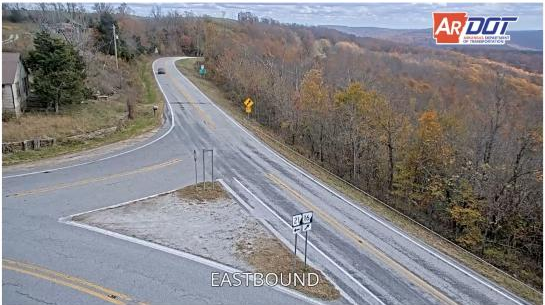
#> input picture data/frames/ardot/ardot_9004_crop.png, 545 x 305 px
$ python demo_arkansas.py
#> lines starting #> are read from the running program, lines starting #| are printed output that depends on the picture
#> further down, rgb8 is the input picture: shape (305, 545, 3); mean R, G, B 132.1, 129.8, 131.5
### pluma/haze/fit.py
"""Koschmieder haze fit (plan sections 3 and 5).

All image values are linear-light luminance in 0..1.
Distances are metres; beta is returned per metre (multiply by 1e6 for Mm^-1).
"""
from __future__ import annotations

from dataclasses import dataclass

import numpy as np
from scipy.stats import theilslopes, linregress


def srgb_to_linear(x: np.ndarray) -> np.ndarray:
    """x in 0..1 -> linear light."""
    return np.where(x <= 0.04045, x / 12.92, ((x + 0.055) / 1.055) ** 2.4)
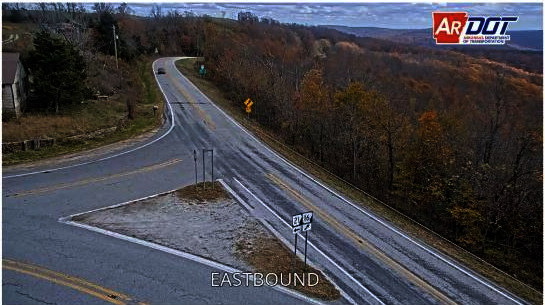
#> returned value: shape (305, 545, 3) float64; mean of channels 0, 1, 2 0.262, 0.259, 0.285; drawn as R, G, B


def luminance(rgb_lin: np.ndarray) -> np.ndarray:
    """Rec.709 luminance from linear RGB [H,W,3]."""
    return rgb_lin @ np.array([0.2126, 0.7152, 0.0722])
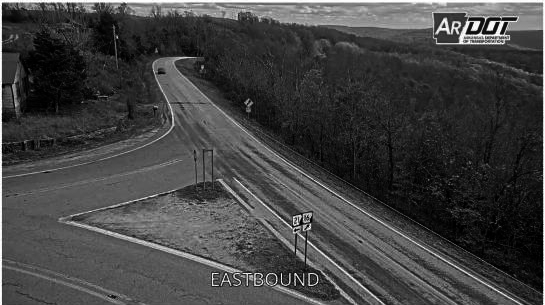
#> returned value: shape (305, 545) float64; min 0, max 1, mean 0.262


def band_median(img: np.ndarray, mask: np.ndarray) -> float:
    return float(np.median(img[mask]))


@dataclass
class FitResult:
    beta_per_m: float          # fitted extinction (or delta-beta for differential)
    ci_per_m: tuple[float, float]
    intercept: float
    r2: float                  # straightness of ln(A-I) vs d (OLS r^2)
    d_m: np.ndarray            # distances used
    y: np.ndarray              # ln(A - I) or dy values used
    sky: float                 # A
    band_vals: np.ndarray      # I_i

    @property
    def beta_Mm(self) -> float:
        return self.beta_per_m * 1e6


# [22 lines left out: functions _robust_line, beta_absolute, not called in this run]


@dataclass
class AnchoredResult:
    beta_per_m: float
    jackknife_per_m: tuple[float, float]   # min/max of leave-one-band-out fits
    A: float                               # fitted horizon airlight (inside the haze)
    gain: float                            # lighting change vs reference, from foreground
    r2: float                              # fit quality on band brightness
    d_m: np.ndarray
    I: np.ndarray
    J: np.ndarray                          # per-band intrinsic brightness (from reference)

    @property
    def beta_Mm(self) -> float:
        return self.beta_per_m * 1e6


# [47 lines left out: functions intrinsic_from_ref, _fit_A_beta, beta_anchored, not called in this run]


NOISE_FLOOR = 0.02  # |A - I| / A below this = band indistinguishable from the haze


# [35 lines left out: functions beta_windowed, beta_differential, not called in this run]

### scripts/demo_arkansas.py
"""Chart D: ARDOT camera 9004 (Hwy 16, eastbound, 2,215 ft; probably Edwards Junction) single frame.

No clear reference frame -> absolute form (sec 3.1). Depth bands from DA3 ordering,
scale anchored by two skyline ridges from USGS 3DEP elevations along the view
(5.5 km, 14 km) plus the roadside tree slope (~0.1 km, estimated, not map-measured).
PM2.5 uses the November Look Rock alpha unchanged. RH unknown -> assumed 50%.
Preliminary: one frame, no local monitor to check against.
"""
import json
from pathlib import Path

import matplotlib
matplotlib.use("Agg")
import matplotlib.pyplot as plt
import numpy as np
from PIL import Image
from scipy.stats import theilslopes

from pluma.haze.fit import srgb_to_linear, luminance
from pluma.convert import pm25, category, fit_alpha_g, pm_range

ROOT = Path(__file__).resolve().parents[1]
OUT = ROOT / "out/arkansas"
rgb8 = np.asarray(Image.open(ROOT / "data/frames/ardot/ardot_9004_crop.png").convert("RGB"))
img = luminance(srgb_to_linear(rgb8 / 255.0))
#> (the run stopped early here; a loop or call above may not have finished)

$ run again, with data/frames/ardot/ardot_4009_tunnel_tower_20261121_1353CST.png copied over data/frames/ardot/ardot_9004_crop.png
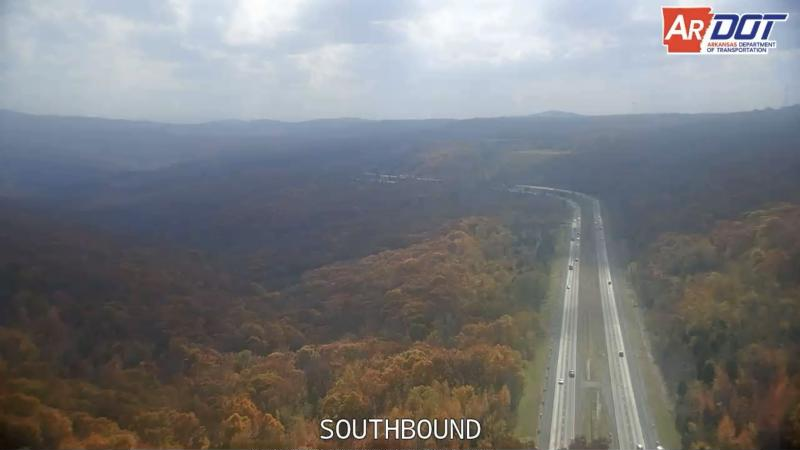
#> input picture data/frames/ardot/ardot_4009_tunnel_tower_20261121_1353CST.png, 800 x 450 px
#> rgb8 is the input picture: shape (450, 800, 3); mean R, G, B 120.4, 121.2, 123.7
#> in srgb_to_linear, `return np.where(x <= 0.04045, x / 12.92, ((x + 0.055) / 1.055) ** 2.4)`:
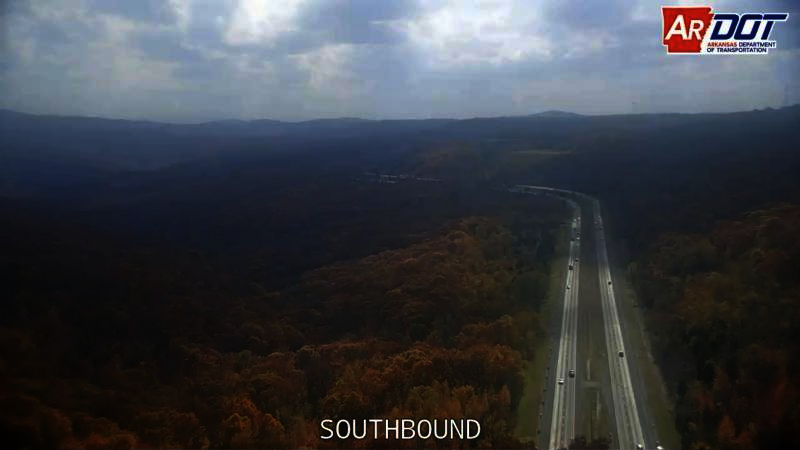
#> returned value: shape (450, 800, 3) float64; mean of channels 0, 1, 2 0.235, 0.249, 0.274; drawn as R, G, B
#> in luminance, `return rgb_lin @ np.array([0.2126, 0.7152, 0.0722])`:
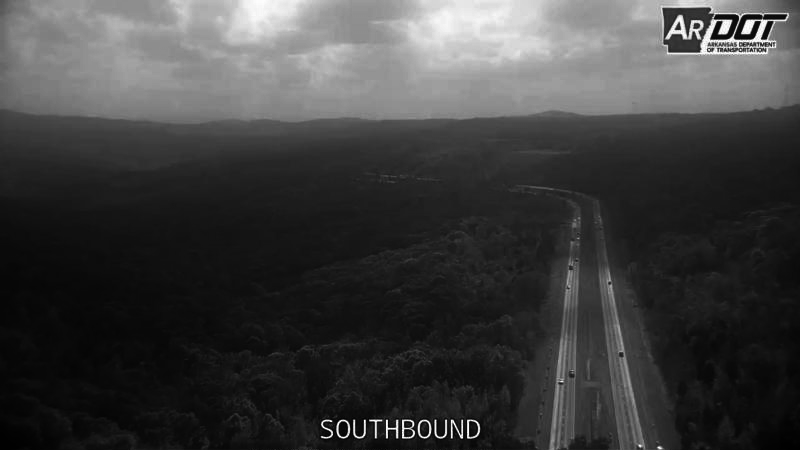
#> returned value: shape (450, 800) float64; min 0.00358, max 1, mean 0.248

$ run again, with data/frames/ardot/ardot_4009_tunnel_tower_20261121_1409CST.png copied over data/frames/ardot/ardot_9004_crop.png
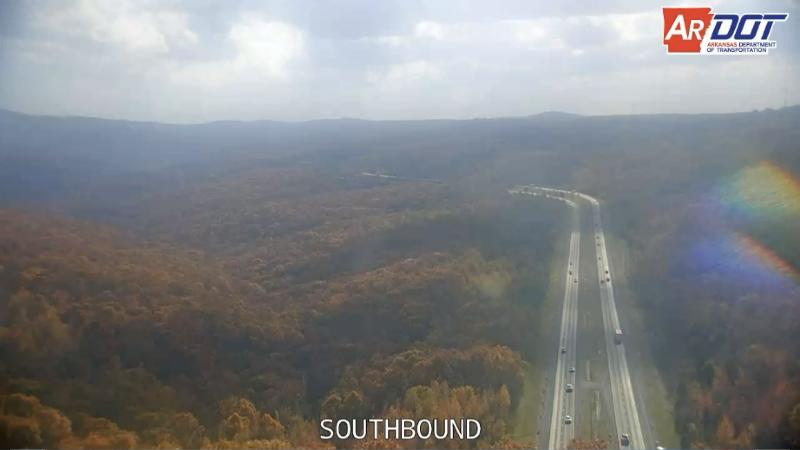
#> input picture data/frames/ardot/ardot_4009_tunnel_tower_20261121_1409CST.png, 800 x 450 px
#> rgb8 is the input picture: shape (450, 800, 3); mean R, G, B 129.4, 131.2, 133
#> in srgb_to_linear, `return np.where(x <= 0.04045, x / 12.92, ((x + 0.055) / 1.055) ** 2.4)`:
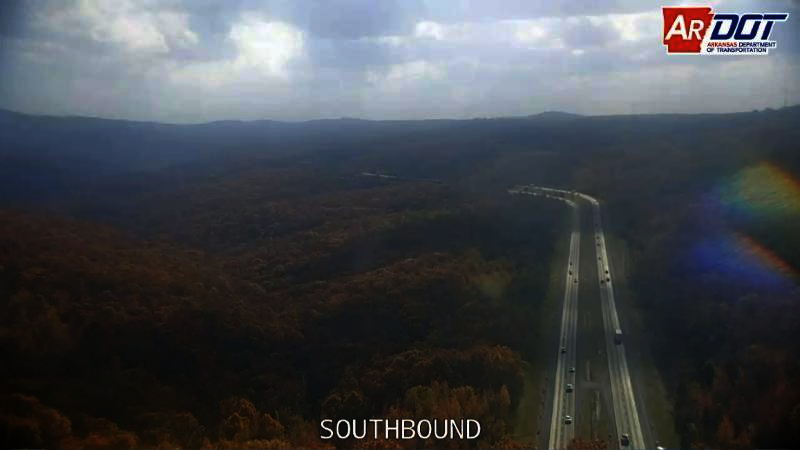
#> returned value: shape (450, 800, 3) float64; mean of channels 0, 1, 2 0.271, 0.286, 0.305; drawn as R, G, B
#> in luminance, `return rgb_lin @ np.array([0.2126, 0.7152, 0.0722])`:
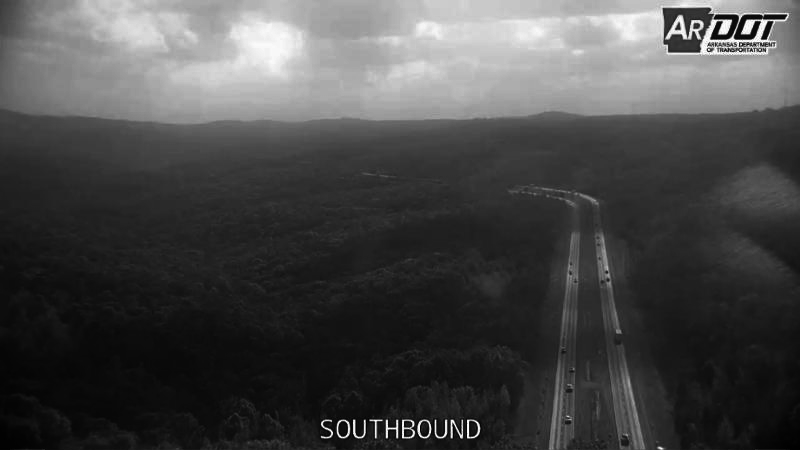
#> returned value: shape (450, 800) float64; min 0.000194, max 1, mean 0.284

$ run again, with data/frames/ardot/ardot_9004_saved.png copied over data/frames/ardot/ardot_9004_crop.png
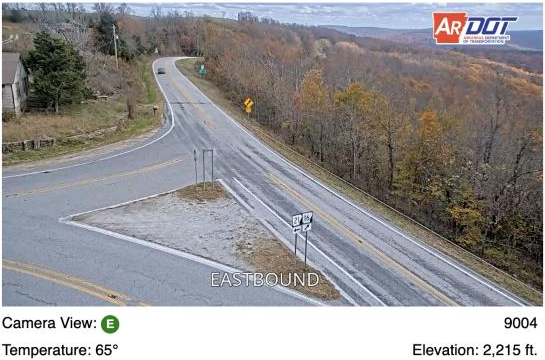
#> input picture data/frames/ardot/ardot_9004_saved.png, 545 x 360 px
#> rgb8 is the input picture: shape (360, 545, 3); mean R, G, B 148.3, 146.5, 147.8
#> in srgb_to_linear, `return np.where(x <= 0.04045, x / 12.92, ((x + 0.055) / 1.055) ** 2.4)`:
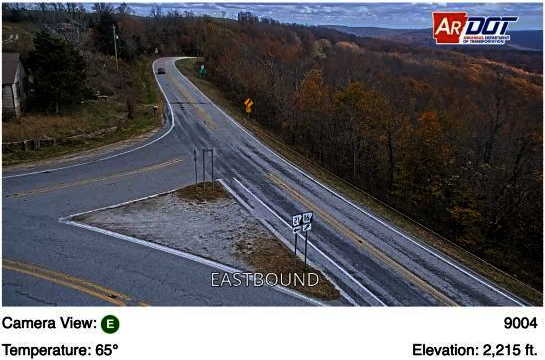
#> returned value: shape (360, 545, 3) float64; mean of channels 0, 1, 2 0.361, 0.359, 0.38; drawn as R, G, B
#> in luminance, `return rgb_lin @ np.array([0.2126, 0.7152, 0.0722])`:
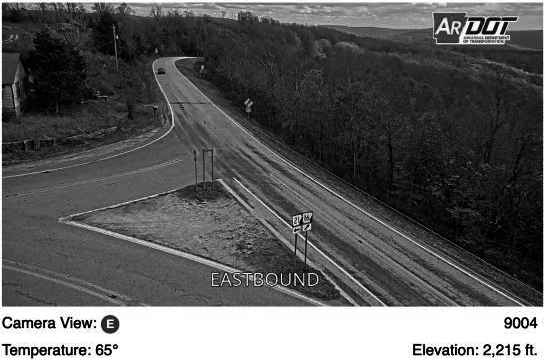
#> returned value: shape (360, 545) float64; min 0, max 1, mean 0.361
